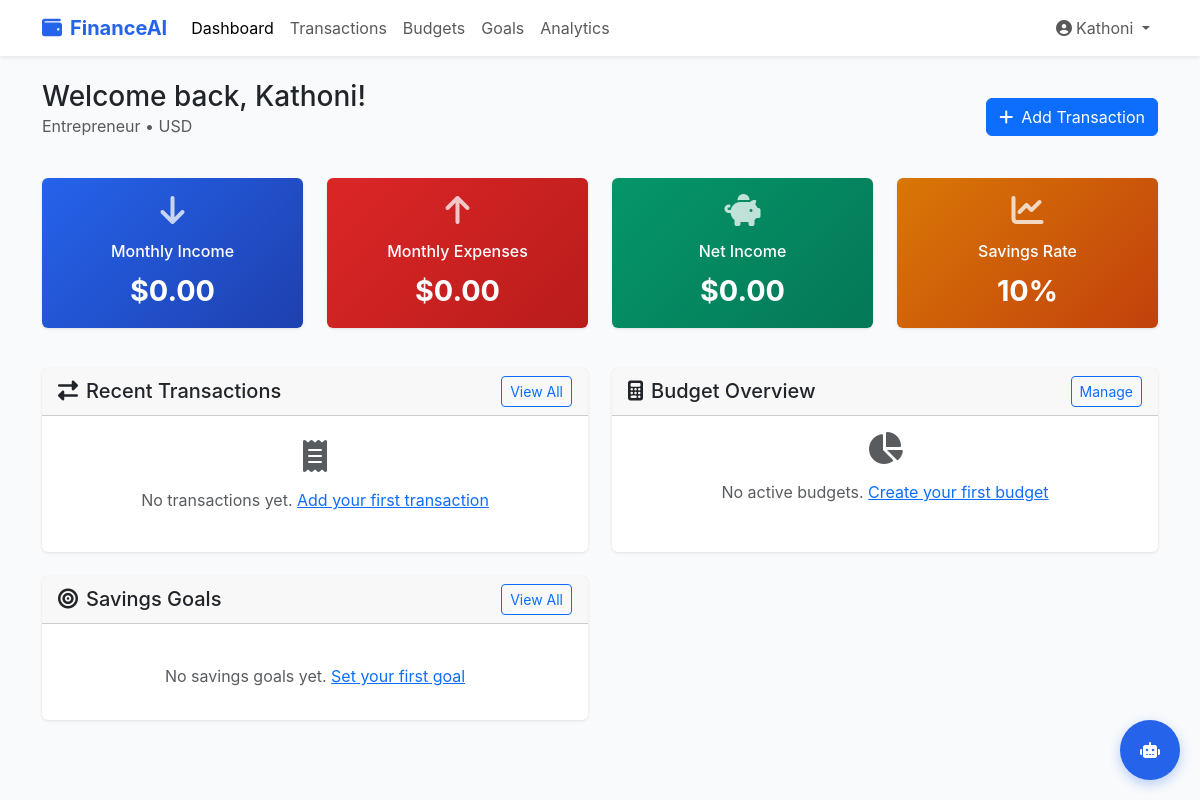
The app's page / (signed in), older data.
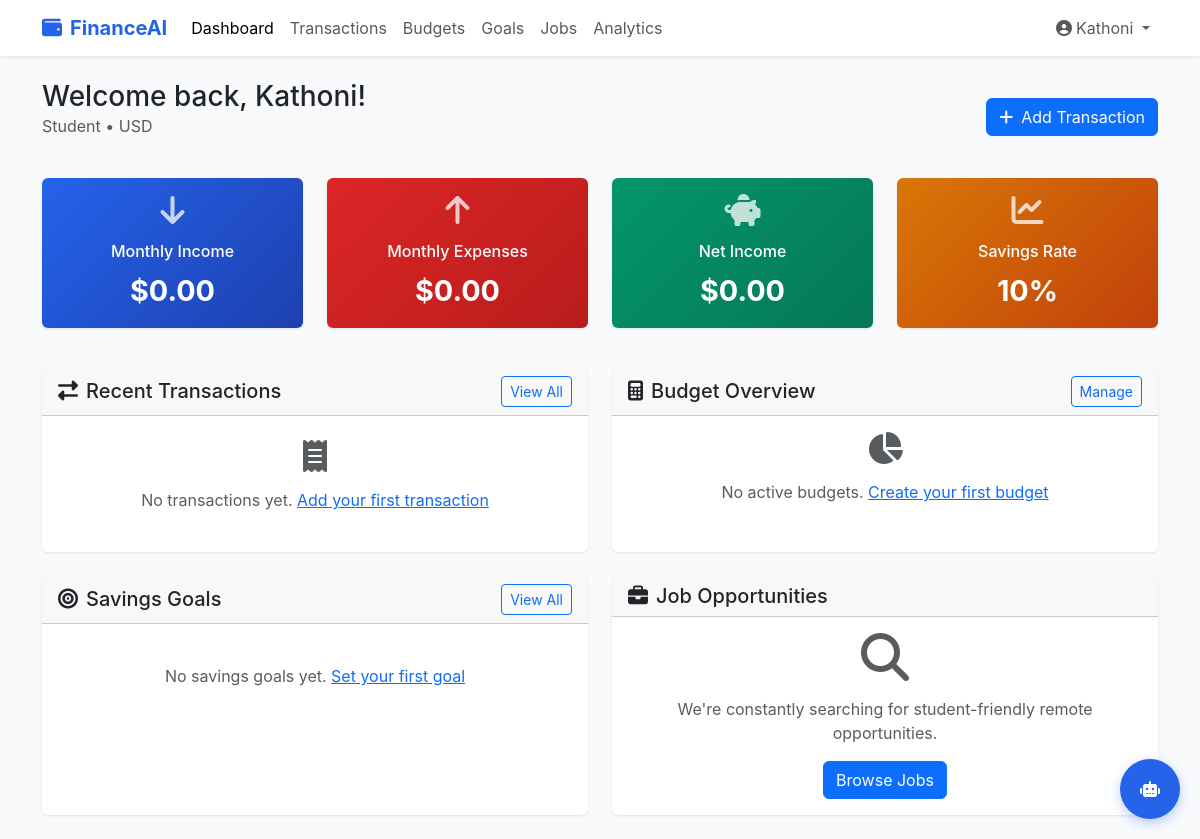
The same page, newer data.
### walletstatus/models.py (models this page shows, shortened)
class UserProfile(models.Model):
    USER_TYPE_CHOICES = [
        ('student', 'Student'),
        ('working', 'Working Professional'),
        ('freelancer', 'Freelancer'),
        ('entrepreneur', 'Entrepreneur'),
        ('other', 'Other'),
    ]
    user = models.OneToOneField(User, on_delete=models.CASCADE)
    user_type = models.CharField(max_length=20, choices=USER_TYPE_CHOICES, default='other')
    date_of_birth = models.DateField(null=True, blank=True)
    phone_number = models.CharField(max_length=15, blank=True)
    monthly_income = models.DecimalField(max_digits=10, decimal_places=2, default=0.00)
    currency = models.CharField(max_length=3, default='USD')
    preferred_savings_percentage = models.IntegerField(
        default=20,
        validators=[MinValueValidator(0), MaxValueValidator(100)]
    )
    financial_goals = models.TextField(blank=True)
    created_at = models.DateTimeField(auto_now_add=True)
    updated_at = models.DateTimeField(auto_now=True)

### walletstatus/views.py (the view)
# urls.py: path('', views.dashboard, name='dashboard'),
@login_required
def dashboard(request):
    user_profile, created = UserProfile.objects.get_or_create(user=request.user)
    current_month = date.today().replace(day=1)
    next_month = (current_month + timedelta(days=32)).replace(day=1)
    monthly_income = Transaction.objects.filter(
        user=request.user,
        transaction_type='income',
        date__gte=current_month,
        date__lt=next_month
    ).aggregate(total=Sum('amount'))['total'] or Decimal('0')
    monthly_expenses = Transaction.objects.filter(
        user=request.user,
        transaction_type='expense',
        date__gte=current_month,
        date__lt=next_month
    ).aggregate(total=Sum('amount'))['total'] or Decimal('0')
    recent_transactions = Transaction.objects.filter(user=request.user)[:10]
    active_budgets = Budget.objects.filter(
        user=request.user,
        is_active=True,
        start_date__lte=date.today(),
        end_date__gte=date.today()
    )
    savings_goals = SavingsGoal.objects.filter(user=request.user, status='active')
    job_recommendations = []
    if user_profile.user_type == 'student':
        job_recommendations = JobOpportunity.objects.filter(
            Q(is_student_friendly=True) | Q(experience_level='entry'),
            is_remote=True
        )[:5]
    context = {
        'user_profile': user_profile,
        'monthly_income': monthly_income,
        'monthly_expenses': monthly_expenses,
        'net_income': monthly_income - monthly_expenses,
        'recent_transactions': recent_transactions,
        'active_budgets': active_budgets,
        'savings_goals': savings_goals,
        'job_recommendations': job_recommendations,
    }
    return render(request, 'dashboard.html', context)

### walletstatus/templates/dashboard.html (shortened to what this page needs)
<!DOCTYPE html>
<html lang="en">
<head>
    <link href="https://cdn.jsdelivr.net/npm/bootstrap@5.3.0/dist/css/bootstrap.min.css" rel="stylesheet">
    <link href="https://cdnjs.cloudflare.com/ajax/libs/font-awesome/6.4.0/css/all.min.css" rel="stylesheet">
</head>
<body>
    <nav class="navbar navbar-expand-lg navbar-light bg-white shadow-sm">
        <div class="container">
            <a class="navbar-brand" href="{% url 'dashboard' %}">
                <i class="fas fa-wallet me-2"></i>FinanceAI
            </a>
            <div class="collapse navbar-collapse" id="navbarNav">
                <ul class="navbar-nav me-auto">
                    <li class="nav-item">
                        <a class="nav-link active" href="{% url 'dashboard' %}">Dashboard</a>
                    </li>
                    <li class="nav-item">
                        <a class="nav-link" href="{% url 'transactions' %}">Transactions</a>
                    </li>
                    <li class="nav-item">
                        <a class="nav-link" href="{% url 'budgets' %}">Budgets</a>
                    </li>
                    <li class="nav-item">
                        <a class="nav-link" href="{% url 'savings_goals' %}">Goals</a>
                    </li>
                    {% if user_profile.user_type == 'student' %}
                    <li class="nav-item">
                        <a class="nav-link" href="{% url 'job_opportunities' %}">Jobs</a>
                    </li>
                    {% endif %}
                    <li class="nav-item">
                        <a class="nav-link" href="{% url 'analytics' %}">Analytics</a>
                    </li>
                </ul>
                <ul class="navbar-nav">
                    <li class="nav-item dropdown">
                        <a class="nav-link dropdown-toggle" href="#" id="navbarDropdown" role="button" data-bs-toggle="dropdown">
                            <i class="fas fa-user-circle me-1"></i>{{ user.first_name|default:user.username }}
                        </a>
                    </li>
                </ul>
            </div>
        </div>
    </nav>
    <div class="container mt-4">
        <div class="row mb-4">
            <div class="col-12">
                <div class="d-flex justify-content-between align-items-center">
                    <div>
                        <h1 class="h3 mb-0">Welcome back, {{ user.first_name|default:user.username }}!</h1>
                        <p class="text-muted">{{ user_profile.get_user_type_display }} • {{ user_profile.currency }}</p>
                    </div>
                    <div>
                        <a href="{% url 'add_transaction' %}" class="btn btn-primary">
                            <i class="fas fa-plus me-2"></i>Add Transaction
                        </a>
                    </div>
                </div>
            </div>
        </div>
        <div class="row mb-4">
            <div class="col-md-3 mb-3">
                <div class="card metric-card h-100">
                    <div class="card-body text-center">
                        <i class="fas fa-arrow-down fa-2x mb-3 opacity-75"></i>
                        <h6 class="card-title">Monthly Income</h6>
                        <div class="metric-value">${{ monthly_income|floatformat:2 }}</div>
                    </div>
                </div>
            </div>
            <div class="col-md-3 mb-3">
                <div class="card metric-card h-100" style="background: linear-gradient(135deg, var(--danger-color), #b91c1c);">
                    <div class="card-body text-center">
                        <i class="fas fa-arrow-up fa-2x mb-3 opacity-75"></i>
                        <h6 class="card-title">Monthly Expenses</h6>
                        <div class="metric-value">${{ monthly_expenses|floatformat:2 }}</div>
                    </div>
                </div>
            </div>
            <div class="col-md-3 mb-3">
                <div class="card metric-card h-100" style="background: linear-gradient(135deg, var(--success-color), #047857);">
                    <div class="card-body text-center">
                        <i class="fas fa-piggy-bank fa-2x mb-3 opacity-75"></i>
                        <h6 class="card-title">Net Income</h6>
                        <div class="metric-value">${{ net_income|floatformat:2 }}</div>
                    </div>
                </div>
            </div>
            <div class="col-md-3 mb-3">
                <div class="card metric-card h-100" style="background: linear-gradient(135deg, var(--warning-color), #c2410c);">
                    <div class="card-body text-center">
                        <i class="fas fa-chart-line fa-2x mb-3 opacity-75"></i>
                        <h6 class="card-title">Savings Rate</h6>
                        <div class="metric-value">{{ user_profile.preferred_savings_percentage }}%</div>
                    </div>
                </div>
            </div>
        </div>
        <div class="row">
            <div class="col-lg-6 mb-4">
                <div class="card h-100">
                    <div class="card-header d-flex justify-content-between align-items-center">
                        <h5 class="card-title mb-0">
                            <i class="fas fa-exchange-alt me-2"></i>Recent Transactions
                        </h5>
                        <a href="{% url 'transactions' %}" class="btn btn-outline-primary btn-sm">View All</a>
                    </div>
                    <div class="card-body p-0">
                        {% for transaction in recent_transactions %}
                        <div class="transaction-item">
                            <div class="d-flex justify-content-between align-items-center">
                                <div>
                                    <div class="fw-semibold">{{ transaction.description }}</div>
                                    <small class="text-muted">
                                        {{ transaction.date }} • {{ transaction.category.name|default:"Uncategorized" }}
                                    </small>
                                </div>
                                <div class="text-end">
                                    <div class="fw-bold {% if transaction.transaction_type == 'income' %}income{% else %}expense{% endif %}">
                                        {% if transaction.transaction_type == 'income' %}+{% else %}-{% endif %}${{ transaction.amount|floatformat:2 }}
                                    </div>
                                </div>
                            </div>
                        </div>
                        {% empty %}
                        <div class="p-4 text-center text-muted">
                            <i class="fas fa-receipt fa-2x mb-3"></i>
                            <p>No transactions yet. <a href="{% url 'add_transaction' %}">Add your first transaction</a></p>
                        </div>
                        {% endfor %}
                    </div>
                </div>
            </div>
            <div class="col-lg-6 mb-4">
                <div class="card h-100">
                    <div class="card-header d-flex justify-content-between align-items-center">
                        <h5 class="card-title mb-0">
                            <i class="fas fa-calculator me-2"></i>Budget Overview
                        </h5>
                        <a href="{% url 'budgets' %}" class="btn btn-outline-primary btn-sm">Manage</a>
                    </div>
                    <div class="card-body">
                        {% for budget in active_budgets %}
                        <div class="mb-3">
                            <div class="d-flex justify-content-between align-items-center mb-1">
                                <span class="fw-semibold">{{ budget.category.name }}</span>
                                <span class="text-muted">${{ budget.get_spent_amount|floatformat:2 }} / ${{ budget.amount|floatformat:2 }}</span>
                            </div>
                            <div class="progress budget-progress">
                                <div class="progress-bar
                                    {% if budget.get_usage_percentage > 90 %}bg-danger
                                    {% elif budget.get_usage_percentage > 70 %}bg-warning
                                    {% else %}bg-success{% endif %}"
                                    style="width: {{ budget.get_usage_percentage }}%">
                                </div>
                            </div>
                            <small class="text-muted">{{ budget.get_usage_percentage }}% used</small>
                        </div>
                        {% empty %}
                        <div class="text-center text-muted">
                            <i class="fas fa-chart-pie fa-2x mb-3"></i>
                            <p>No active budgets. <a href="{% url 'budgets' %}">Create your first budget</a></p>
                        </div>
                        {% endfor %}
                    </div>
                </div>
            </div>
        </div>
        <div class="row">
            <div class="col-lg-6 mb-4">
                <div class="card h-100">
                    <div class="card-header d-flex justify-content-between align-items-center">
                        <h5 class="card-title mb-0">
                            <i class="fas fa-bullseye me-2"></i>Savings Goals
                        </h5>
                        <a href="{% url 'savings_goals' %}" class="btn btn-outline-primary btn-sm">View All</a>
                    </div>
                    <div class="card-body">
                        {% for goal in savings_goals %}
                        <div class="savings-goal-card card mb-3">
                            <div class="card-body">
                                <h6 class="card-title">{{ goal.name }}</h6>
                                <div class="d-flex justify-content-between mb-2">
                                    <span>${{ goal.current_amount|floatformat:2 }}</span>
                                    <span>${{ goal.target_amount|floatformat:2 }}</span>
                                </div>
                                <div class="progress mb-2" style="height: 8px;">
                                    <div class="progress-bar bg-warning" style="width: {{ goal.get_progress_percentage|default:0 }}%"></div>
                                </div>
                                <small class="text-muted">
                                    {{ goal.get_progress_percentage }}% complete • Target: {{ goal.target_date }}
                                </small>
                            </div>
                        </div>
                        {% empty %}
                        <div class="text-center text-muted">
                            <p>No savings goals yet. <a href="{% url 'savings_goals' %}">Set your first goal</a></p>
                        </div>
                        {% endfor %}
                    </div>
                </div>
            </div>
            {% if user_profile.user_type == 'student' and job_recommendations %}
            <div class="col-lg-6 mb-4">
                <div class="card h-100">
                    <div class="card-header d-flex justify-content-between align-items-center">
                        <h5 class="card-title mb-0">
                            <i class="fas fa-briefcase me-2"></i>Job Recommendations
                        </h5>
                        <a href="{% url 'job_opportunities' %}" class="btn btn-outline-primary btn-sm">View All</a>
                    </div>
                    <div class="card-body">
                        {% for job in job_recommendations %}
                        <div class="job-card card mb-3">
                            <div class="card-body">
                                <h6 class="card-title">{{ job.title }}</h6>
                                <p class="card-text mb-2">
                                    <strong>{{ job.company }}</strong> • {{ job.get_employment_type_display }}
                                </p>
                                <div class="d-flex justify-content-between align-items-center">
                                    <small class="text-muted">
                                        {% if job.salary_min %}${{ job.salary_min|floatformat:0 }} - ${{ job.salary_max|floatformat:0 }}{% endif %}
                                    </small>
                                    <a href="{% url 'apply_to_job' job.id %}" class="btn btn-success btn-sm">Apply</a>
                                </div>
                            </div>
                        </div>
                        {% endfor %}
                    </div>
                </div>
            </div>
            {% elif user_profile.user_type == 'student' %}
            <div class="col-lg-6 mb-4">
                <div class="card h-100">
                    <div class="card-header">
                        <h5 class="card-title mb-0">
                            <i class="fas fa-briefcase me-2"></i>Job Opportunities
                        </h5>
                    </div>
                    <div class="card-body text-center">
                        <i class="fas fa-search fa-3x mb-3 text-muted"></i>
                        <p class="text-muted">We're constantly searching for student-friendly remote opportunities.</p>
                        <a href="{% url 'job_opportunities' %}" class="btn btn-primary">Browse Jobs</a>
                    </div>
                </div>
            </div>
            {% endif %}
        </div>
    </div>
    <button class="ai-chat-toggle btn" onclick="toggleAIChat()">
        <i class="fas fa-robot"></i>
    </button>
</body>
</html>

Row changes from the older to the newer data that the page shows:
changed UserProfile "USD": user_type "Entrepreneur" → "Student"
Text that changed along with them:
text now shown: "Jobs Job Opportunities We're constantly searching for student-friendly remote opportunities. Browse Jobs"
